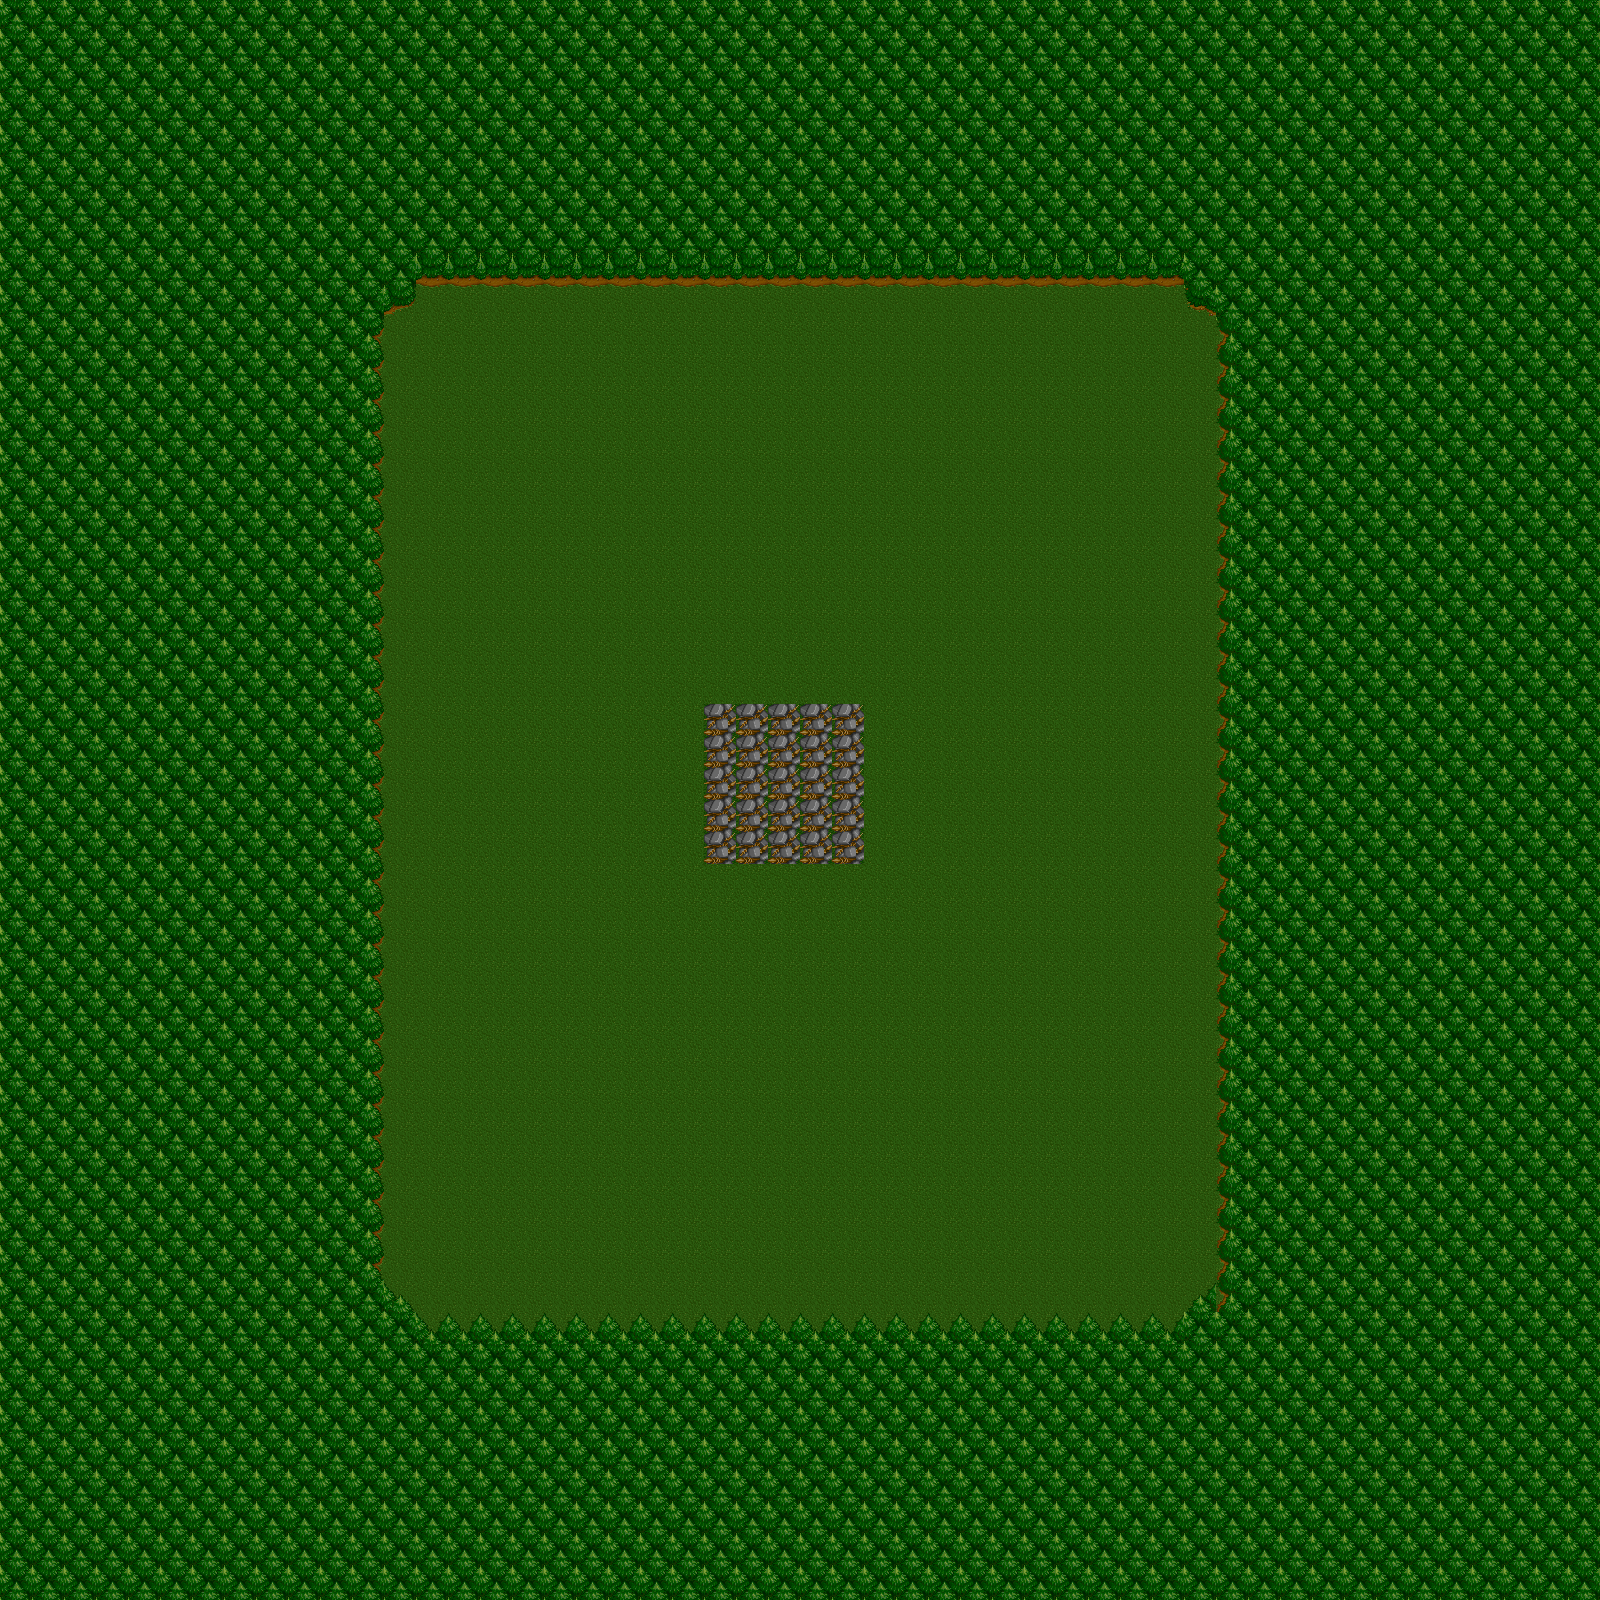

Tiled map render using the project's own tile images. Description and the map definition, with tile-layer contents summarised, below:
An orthogonal 50x50 tile map with 32x32 px tiles, 1 tile layer (Ground) and 5 objects.

<map version="1.0" orientation="orthogonal" renderorder="right-up" width="50" height="50" tilewidth="32" tileheight="32" nextobjectid="21">
 <tileset firstgid="1" name="Forest" tilewidth="32" tileheight="32" spacing="1" tilecount="380" columns="19">
  <image source="../tileset.png" width="626" height="659" />
 </tileset>
 <layer name="Ground" width="50" height="50">
  <data>[2500 cells, 2500 non-empty, 11 distinct tile ids]</data>
 </layer>
 <objectgroup name="Forest">
  <object id="14" x="704" y="704" width="160" height="160" />
  <object id="16" x="0" y="1312" width="1216" height="288" />
  <object id="17" x="0" y="0" width="384" height="1312" />
  <object id="18" x="384" y="0" width="1216" height="288" />
  <object id="20" x="1216" y="288" width="384" height="1312" />
 </objectgroup>
</map>
